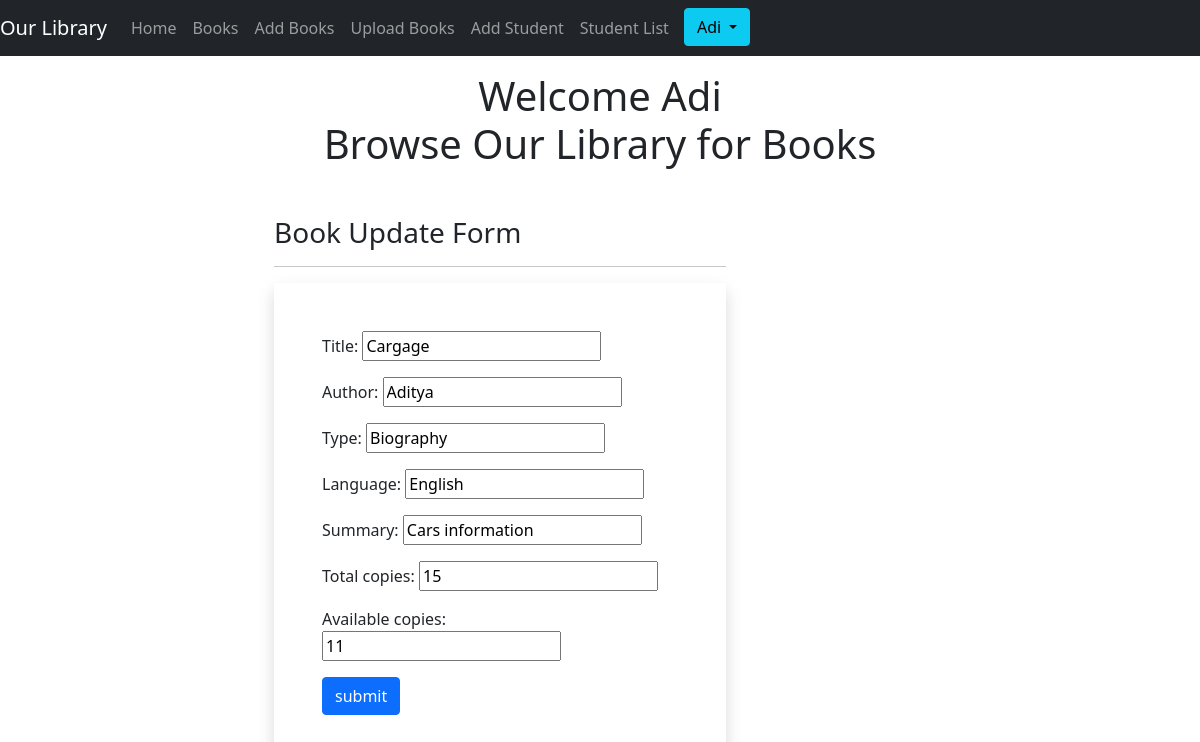
/bookupdate/1/update/ (signed in), run on the app's committed database.
### app/models.py (models this page shows)
class Person(models.Model):
    Title = models.CharField(max_length=50)
    Author = models.CharField(max_length=100)
    Type = models.CharField(max_length=50,blank=True)
    Language = models.CharField(max_length=100)
    Summary = models.CharField(max_length=500)
    Total_copies = models.CharField(max_length=50)
    Available_copies =models.CharField(max_length=50)

### app/views.py (the view)
# urls.py: path('bookupdate/<int:id>/update/',views.BookUpdate,name='bookupdate'),
@login_required
def BookUpdate(request,id):
    upd=Person.objects.get(id=id)
    update=PersonForm(request.POST or None,request.FILES or None,instance=upd)
    if update.is_valid():
        messages.success(request,"Book data updated")
        update.save()
        return redirect(home)
    return render(request,"book_update.html",{"update":update})

### app/forms.py
class PersonForm(forms.ModelForm):
    class Meta:
        model = Person
        fields = "__all__"

### templates/book_update.html (shortened to what this page needs)
{% extends 'home.html' %}
{% load static %}
{% block content %}
<div class="container">
 <div class="row">
  <div class="col-sm-6 offset-sm-3">
   <h3>Book Update Form</h3>
   <hr>
   <form action="" method="post" novalidate class="shadow p-5" enctype="multipart/form-data">
      {%for fm in update%}
      <div class="form-group mb-3">
         {{fm.label_tag}} {{fm}} <small class="text-danger">{{fm.errors|striptags}}</small>
      </div>
      {%endfor%}
      <input type="submit" value="submit" class="btn btn-primary">
      <br>
   </form>
  </div>
 </div>
</div>
{% endblock %}

### templates/home.html (shortened to what this page needs)
{% load static %}
<!doctype html>
<html lang="en">
  <head>
    <link href="https://cdn.jsdelivr.net/npm/bootstrap@5.1.0/dist/css/bootstrap.min.css" rel="stylesheet">
  </head>
  <body>
    <nav class="navbar navbar-expand-md navbar-dark fixed-top bg-dark">
        <a class="navbar-brand" href="{% url 'home' %}">Our Library</a>
        <div class="collapse navbar-collapse" id="navbarNav">
          <ul class="navbar-nav">
            <li class="nav-item active">
              <a class="nav-link" href="{% url 'home' %}">Home</a>
            </li>
            <li class="nav-item active">
              <a class="nav-link" href="{% url 'booklist' %}">Books</a>
            </li>
            {%if request.user.is_authenticated%}
            <li class="nav-item active">
              <a class="nav-link" href="{%url 'bookcreate'%}">Add Books</a>
            </li>
            <li class="nav-item active">
              <a class="nav-link" href="{%url 'bookupload'%}">Upload Books</a>
            </li>
            <li class="nav-item active">
              <a class="nav-link" href="{%url 'studentcreate'%}">Add Student</a>
            </li>
            <li class="nav-item active">
              <a class="nav-link" href="{%url 'studentlist'%}">Student List</a>
            </li>
            <div class="dropdown float" style="margin-left: 7px;">
              <button type="button" class="btn btn-info dropdown-toggle" data-toggle="dropdown">
                {{ request.user }}
              </button>
            </div>
            {%endif%}
          </ul>
        </div>
        <br>
      </nav>
      <br>
      <br>
      <br>
    <div class="container bg bg-white">
        <center>
            <h1>
               Welcome {%if request.user.is_authenticated%} {{ request.user }}<br>
                Browse Our Library for Books{%else%}Visitor{%endif%}
            </h1>
        </center>
    </div>
    <div class="row mt-5 mx-auto">
        <div class="col-sm-10">
            {% block content %} {% endblock %}
        </div>
    </div>
  </body>
</html>

### data on the page
Person: update "Cargage" "Aditya" "Biography" "English" "Cars information" "15" "11"

### other printed values
{{ request.user }} "Adi"
{{ fm.label_tag }} "Title:" "Author:" "Type:" "Language:" "Summary:" "Total copies:" "Available copies:"
